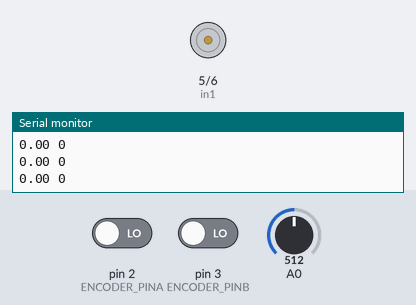
The sketch below on a simulated Arduino Uno, built with avr-gcc and run on an emulated ATmega328P. Parts: motor-driver pin pairs drawn as motors (green arrow = first pin HIGH = forward, orange = second pin HIGH = backward, longer = more drive), the last lines printed to the serial monitor. Inputs (shaded band) come from the test bench; at power-on: A0 = 512, pin 2 (ENCODER_PINA) LOW, pin 3 (ENCODER_PINB) LOW.

Above: at 1.2 s.
1.3 s: A0 set to 515
At 1.62 s:
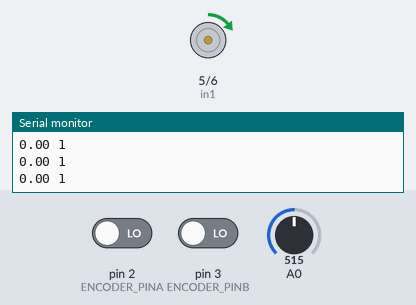
4.3 s: A0 set to 716
6.2 s: A0 set to 306
At 9.0 s:
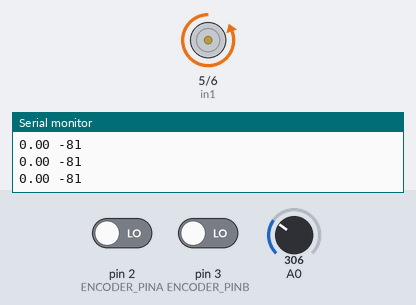
9.2 s: A0 set to 900
At 10.5 s:
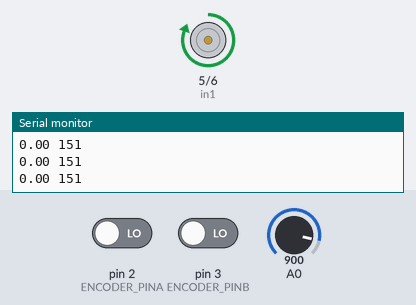
11.3 s: A0 set to 122
At 12.66 s:
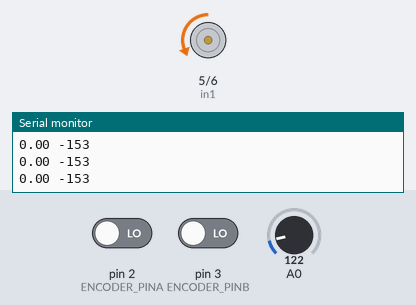
Timing chart, 0 to 14.4 s (numbered marks = the images above; inputs shaded):
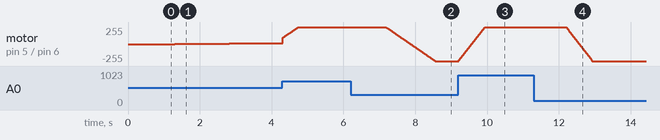

Measured:
- after the input at 1.3 s, motor on pin 5 (in1) / pin 6 (in2): moves from stopped to forward 14/255 over 2.8 s, starting at once
- after the input at 6.2 s, motor on pin 5 (in1) / pin 6 (in2): moves from forward 255/255 to backward 255/255 over 1.4 s, starting after 0.99 s
- after the input at 9.2 s, motor on pin 5 (in1) / pin 6 (in2): moves from backward 255/255 to forward 255/255 over 0.74 s, starting at once
- after the input at 11.3 s, motor on pin 5 (in1) / pin 6 (in2): moves from forward 255/255 to backward 255/255 over 0.72 s, starting after 0.91 s

The sketch:

close_loop_velocity_pot.ino
```cpp
/*
  The following code implements the close loop velocity with PID controller and potentiometer. we have a similar implementation to the one with velocity, only this time we took the
  delta of positions and by dividing it by the delta of time we manage to control the speed. we used our implementations in the previous sections regarding the motor, RPM and speed
  to reach this result. In addition, several variables of the controller and filtering were chose based on different measurements and results (several to see which is effective)
  as described in the code. This time the user doesn't need to enter a string, he needs to move the potentiometer in order to determine the desired speed.
*/
// Define Pins
#define ENCODER_PINA 2
#define ENCODER_PINB 3
// encoder variables
volatile int encoderCounts = 0;
//inintiazlize different variables
volatile double diff_in_time = 0;
double desired_speed = 0.0;
const double maxPos = 255.0;
const double minPos = -255.0;
double lastTime = 0.0;
double curr_loc = 0.0;
double prev_loc = 0.0;
double prev_speed = 0.0;
//for PID controller
const double Ki = 5.0; //we chose 5.0 after several attempts and got decent result
const double Kp = 1.0;
//for filtering
double Alpha = 0.1; //we chose 0.1 after several attempts and got decent result
int in1 = 5;
int in2 = 6;
// Encoder ISR functions - Interupt Service Routine
//void encoderA();
// encoderB();
void setup() {
  Serial.begin (115200);
  pinMode(in1, OUTPUT);
  pinMode(in2, OUTPUT);
  // initialize encoder, attache ISR functions
  pinMode(ENCODER_PINA, INPUT);
  pinMode(ENCODER_PINB, INPUT);
   // Attached interrupt to encoder pins
  attachInterrupt(digitalPinToInterrupt(ENCODER_PINA), encoderA, CHANGE);
  attachInterrupt(digitalPinToInterrupt(ENCODER_PINB), encoderB, CHANGE);
  delay(1);
}
void loop() {
  //This part is for the input from the user
 // while(Serial.available()){
 //   desired_speed = Serial.readStringUntil('\n').toDouble();
 // }
    int desired_speed = analogRead(A0);
    desired_speed = map(desired_speed, 0, 1023, -200, 200); //where 200 is the maximal RPM by our calculations for each side
    diff_in_time = 0.01; //for 100Hz
    double myTime = millis();
    double dt = (myTime - lastTime)/1000.0;
    curr_loc = (double) encoderCounts/(12*50); //num of ticks divided by counts per rev multiplied by our gear-ratio
    double dt_pos = curr_loc - prev_loc;
    double curr_speed = (dt_pos / dt)*60; //diff in pos divided by diff in time mulitplied by 60 for minutes
    curr_speed = (Alpha * curr_speed + (1.0 - Alpha) * prev_speed); //filtering with alpha
    //This part is for the PI controller
    static double initial_error = 0.0; //will be updated in the iterations
    double summated_error = (desired_speed-curr_speed);
    initial_error = initial_error + summated_error*diff_in_time;
    double RPM = Kp*summated_error + Ki*initial_error; //Controller equation
    RPM = constrain(RPM, minPos, maxPos); //for the limits declared at top
    if (RPM < 0) {
      digitalWrite(in1, LOW);
      analogWrite(in2, -RPM);
    } else if (RPM > 0) {
      digitalWrite(in2, LOW);
      analogWrite(in1, RPM);
    } else {
      digitalWrite(in1, LOW);
      digitalWrite(in2, LOW);
    }
  //plotting the desired next to the actual location
    Serial.print(curr_speed);
    Serial.print(" ");
    Serial.println(desired_speed);
    lastTime = myTime;
    prev_loc = curr_loc;
    prev_speed = curr_speed;
  delay(10); //for 100Hz
  }
// EncoderA ISR
void encoderA() {
  // look for a low-to-high on channel B
  if (digitalRead(ENCODER_PINA) == HIGH) {
    // check channel A to see which way encoder is turning
    digitalRead(ENCODER_PINB) ? encoderCounts++ : encoderCounts--;
  }else{
    // check channel A to see which way encoder is turning
    digitalRead(ENCODER_PINB) ? encoderCounts-- : encoderCounts++;
  }
} // End EncoderA ISR
// EncoderB ISR
void encoderB() {
  // look for a low-to-high on channel B
  if (digitalRead(ENCODER_PINB) == HIGH) {
    // check channel A to see which way encoder is turning
    digitalRead(ENCODER_PINA) ? encoderCounts-- : encoderCounts++;
  }else{
    // check channel A to see which way encoder is turning
    digitalRead(ENCODER_PINA) ? encoderCounts++ : encoderCounts--;
  }
} // End EncoderB ISR
```
